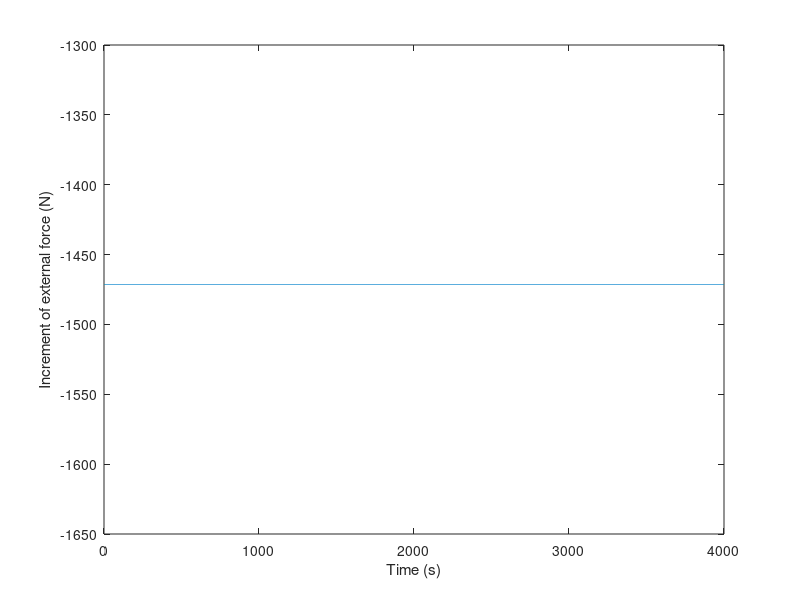

The MATLAB script that drew this image: (Note: this script raises an error after producing the figure.)
% 基盤面の加速度 (G)
a = (0:0.000075:3);

% 初期条件入力 =0G
% a(1) = 0;

% 基盤面の加速度 (m/s2)
a = a*9.81;

% 時刻t
t = (0:0.1:4000);

plot(t, a)
xlabel('Time (s)')
ylabel('Ground acceleration (m/s2)')



% 時間増分（s） delta_t
delta_t = diff(t);

% ステップ数 nt
[mt, nt] = size(t);

% 質量m（kg）
m = 2*10^6;

% バネ定数（N/m）
k = 1*10^8;

% 減衰定数、土木構造物は0.02-0.05
gzai = 0.05;




% 減衰係数c
c = 2 * gzai * (m*k)^0.5;



% 外力増分 delt_p
delta_p = -m * diff(a);

t2 = t(1:nt-1);

plot(t2, delta_p)
xlabel('Time (s)')
ylabel('Increment of external force (N)')

% Newmark-beta法
beta = 1/6; gamma = 1/2;


% ------- 初期化 -------%

% 変位（m）
x = zeros(1, nt);

% 速度（m/s）
xd = zeros(1, nt);

% 加速度（m/s2）
x2d = zeros(1, nt);

% maximum displacement
xmax = 0.0;

% minimum displacement
xmin = 0.0;

% un-valanced force (N)
unvf = 0.0;

% ----------------------%


for n=1:nt-1

    dt = delta_t(n);

    % 次のステップに誤差を持ち越して、誤差の蓄積を防ぐ
    dp = delta_p(n) + unvf;

    % 初期荷重（この値を調整して収束計算する）
    p0 = 0.0;
    
    for iter = 1:10
        A = m/(beta*dt^2)+gamma*c/(beta*dt)+k;

        B = (m/(beta*dt)+gamma*c/beta)*xd(n)...
            +(m/(2*beta)-dt*c*(1-gamma/(2*beta)))*x2d(n)...
            +dp+p0;

        % 変位増分
        delta_x = B/A;

        % 新しい変位
        x(n+1) = x(n) + delta_x;


        f2 = ForceDisp(x(n+1), xmax, xmin);
 
        f1 = ForceDisp(x(n), xmax, xmin);

        delta_f = f2 - f1;

        unvf = k * delta_x - p0 - delta_f;

        % 初期荷重の更新
        p0 = p0 + unvf;

        % 収束判定
        if f2 < 10^(-4) && f2 > -10^(-4) % f2が0に近いとき
            if delta_f < 10^(-4) && delta_f > -10^(-4) % Δfが0に近いとき
                break
            end
        elseif delta_f / f2 < 10^(-4) && delta_f / f2 > -10^(-4) % |Δf/f|が10^-4未満
            break;
        end

    end


    % 変位増分から速度、加速度の増分を計算

    delta_x_2d = delta_x / (beta*dt^2) - xd(n) / (beta*dt) - x2d(n) / (2*beta);

    delta_x_d = gamma / (beta*dt) * delta_x - gamma / beta * xd(n) ...
                + (1 - gamma / (2*beta)) * dt * x2d(n);

    % 次ステップの変位
    % x(n+1) = x(n) + delta_x;

    % 次ステップの速度
    xd(n+1) = xd(n) + delta_x_d;

    % 次ステップの加速度
    x2d(n+1) = x2d(n) + delta_x_2d;


    % 次のステップの剛性kを設定する
    if x(n+1) > xmax
        xmax = x(n+1);
        f = ForceDisp(xmax, xmax, xmin);

        % 割線剛性
        k = f / xmax;

    elseif x(n+1) < xmin
        xmin = x(n+1);
        f = ForceDisp(xmin, xmax, xmin);

        % 割線剛性
        k = f / xmin;

    else
        f = ForceDisp(x(n+1), xmax, xmin);

        % 割線剛性
        k = f / x(n+1);
    end
    
end

x_max = max(x)
x_min = min(x)

plot(t, x)
xlabel('Times (s)')
ylabel('Displacement (m)');

% print -dpng ./09/figure09-1

plot(t, xd)
xlabel('Times (s)')
ylabel('Velocity (m/s)');

plot(t, x2d)
xlabel('Times (s)')
ylabel('Acceleration (m/s2)');







